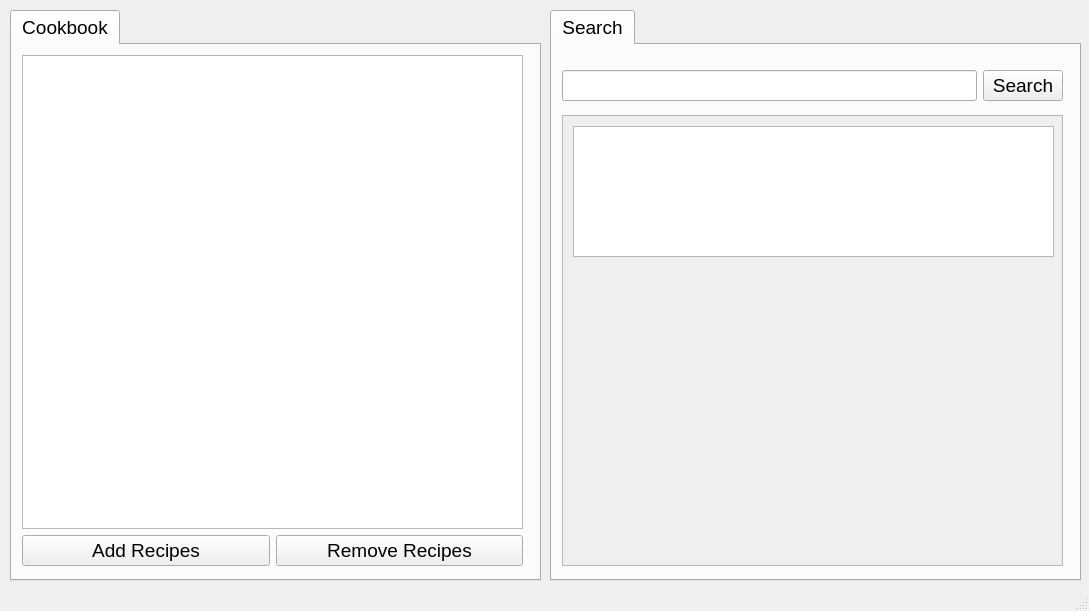
<?xml version="1.0" encoding="UTF-8"?>
<ui version="4.0">
 <class>MainWindow</class>
 <widget class="QMainWindow" name="MainWindow">
  <property name="geometry">
   <rect>
    <x>0</x>
    <y>0</y>
    <width>1089</width>
    <height>611</height>
   </rect>
  </property>
  <property name="windowTitle">
   <string>MainWindow</string>
  </property>
  <widget class="QWidget" name="centralwidget">
   <widget class="QTabWidget" name="tabWidget">
    <property name="geometry">
     <rect>
      <x>10</x>
      <y>10</y>
      <width>531</width>
      <height>571</height>
     </rect>
    </property>
    <property name="font">
     <font>
      <pointsize>14</pointsize>
     </font>
    </property>
    <property name="currentIndex">
     <number>0</number>
    </property>
    <widget class="QWidget" name="uploadContentButton">
     <attribute name="title">
      <string>Cookbook</string>
     </attribute>
     <widget class="QWidget" name="">
      <property name="geometry">
       <rect>
        <x>10</x>
        <y>10</y>
        <width>501</width>
        <height>511</height>
       </rect>
      </property>
      <layout class="QVBoxLayout" name="verticalLayout">
       <item>
        <widget class="QListView" name="contentsView"/>
       </item>
       <item>
        <layout class="QHBoxLayout" name="horizontalLayout">
         <item>
          <widget class="QPushButton" name="addButton">
           <property name="text">
            <string>Add Recipes</string>
           </property>
          </widget>
         </item>
         <item>
          <widget class="QPushButton" name="removeButton">
           <property name="text">
            <string>Remove Recipes</string>
           </property>
          </widget>
         </item>
        </layout>
       </item>
      </layout>
     </widget>
    </widget>
   </widget>
   <widget class="QTabWidget" name="search_2">
    <property name="geometry">
     <rect>
      <x>550</x>
      <y>10</y>
      <width>531</width>
      <height>571</height>
     </rect>
    </property>
    <property name="font">
     <font>
      <pointsize>14</pointsize>
     </font>
    </property>
    <property name="currentIndex">
     <number>0</number>
    </property>
    <widget class="QWidget" name="search">
     <attribute name="title">
      <string>Search</string>
     </attribute>
     <widget class="QScrollArea" name="scrollArea_2">
      <property name="geometry">
       <rect>
        <x>10</x>
        <y>70</y>
        <width>501</width>
        <height>451</height>
       </rect>
      </property>
      <property name="widgetResizable">
       <bool>true</bool>
      </property>
      <widget class="QWidget" name="scrollAreaWidgetContents">
       <property name="geometry">
        <rect>
         <x>0</x>
         <y>0</y>
         <width>499</width>
         <height>449</height>
        </rect>
       </property>
       <widget class="QTableView" name="resultsTableView">
        <property name="geometry">
         <rect>
          <x>10</x>
          <y>10</y>
          <width>481</width>
          <height>131</height>
         </rect>
        </property>
       </widget>
      </widget>
     </widget>
     <widget class="QWidget" name="">
      <property name="geometry">
       <rect>
        <x>10</x>
        <y>20</y>
        <width>501</width>
        <height>41</height>
       </rect>
      </property>
      <layout class="QHBoxLayout" name="horizontalLayout_2">
       <item>
        <widget class="QLineEdit" name="keywordsEntry">
         <property name="sizePolicy">
          <sizepolicy hsizetype="Expanding" vsizetype="Fixed">
           <horstretch>0</horstretch>
           <verstretch>200</verstretch>
          </sizepolicy>
         </property>
        </widget>
       </item>
       <item>
        <widget class="QPushButton" name="searchButton">
         <property name="text">
          <string>Search</string>
         </property>
        </widget>
       </item>
      </layout>
     </widget>
    </widget>
   </widget>
  </widget>
  <widget class="QMenuBar" name="menubar">
   <property name="geometry">
    <rect>
     <x>0</x>
     <y>0</y>
     <width>1089</width>
     <height>21</height>
    </rect>
   </property>
  </widget>
  <widget class="QStatusBar" name="statusbar"/>
 </widget>
 <resources/>
 <connections/>
</ui>
